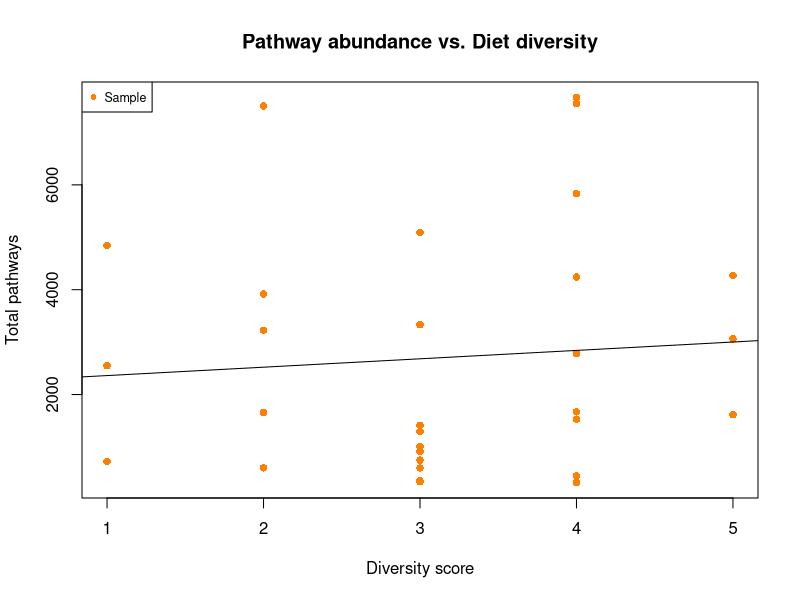

Generate this figure with R:
#    Final project - Group 16
#    MICE 5035 Personal Microbiome Analysis
#    12 December 2023
#
#    Run with:
#        Rscript create_scatterplot.r

# Get metadata
map <- read.delim("./map.txt", as.is=FALSE, row=1)

# Get path abundance data
pathway_abundance <- read.delim("./path_abundance.txt")

# Get food categories used to calculate diversity score
categories <- c("num_types_fruit_Cat", "num_types_veg_Cat", "seafood_per_week_Cat", "serv_whole_grains_fruits_veg_Cat", "serve_dairy_Cat", "serve_fermented_Cat")

# Get columns of identified pathways only
remove_columns <- c("sample_id", "UNMAPPED", "UNINTEGRATED", "UNINTEGRATED.unclassified", "sample_id.1")
selected_pathways <- pathway_abundance[, !(colnames(pathway_abundance) %in% remove_columns)]

# Initialize dictionary of pathway counts
sig_pathways <- rep(0, length(selected_pathways))
sig_pathways <- setNames(sig_pathways, colnames(selected_pathways))

# For each category, check if pathway is significant
# If yes, increment its count
wilcox_df <- data.frame(category=character(),pathway=character(),p_value=integer(),is_significant=logical())
for (cat in categories) {
  map[[cat]] <- factor(map[[cat]],levels=c("High","Low"))
  table(map[[cat]])
  ix <- map[[cat]] == "High"
  high_samples <- map$sample_id[ix]
  for (col in colnames(selected_pathways)) {
    pathway <- selected_pathways[[col]]
    results <- wilcox.test(selected_pathways[high_samples, col], ties.method="average", exact=FALSE)
    # Checks if the column is all zeros, meaning the pathway doesn't appear in any sample
    # Also checks if p-value is significant
    # Also checks that p-value is not NA
    if (sum(pathway) > 0 && results$p.value < 0.05 && !is.na(results$p.value)) {
      sig_pathways[col] <- sig_pathways[col] + 1
      wilcox_df <- rbind(wilcox_df,c(cat,col,results$p.value,TRUE))
    }
    else {
      wilcox_df <- rbind(wilcox_df,c(cat,col,results$p.value,FALSE))
    }
  }
}
# Convert dictionary to data frame
# Remove 0 and NA values
sig_pathways_df <- data.frame(pathway=names(sig_pathways),count=sig_pathways)
sig_pathways_df <- sig_pathways_df[sig_pathways_df$count > 0 & !is.na(sig_pathways_df$count),]

# Initialize dictionary of pathway counts per sample
pathway_counts_per_sample <- rep(0, length(map$sample_id))
pathway_counts_per_sample <- setNames(pathway_counts_per_sample, map$sample_id)
for (pathway in sig_pathways_df$pathway) {
  for (id in map$sample_id) {
    if (selected_pathways[id, pathway] > 0) {
      pathway_counts_per_sample[id] <- pathway_counts_per_sample[id] + selected_pathways[id, pathway]
    }
  }
}
# Convert dictionary to data frame
# Remove NA values
sample_pathways_df <- data.frame(sample_id=names(pathway_counts_per_sample),count=pathway_counts_per_sample)
sample_pathways_df <- sample_pathways_df[!is.na(sample_pathways_df$count),]

# Create a scatter plot of diet diversity vs. pathway abundance
plot(map$diversity_score,sample_pathways_df$count,main="Pathway abundance vs. Diet diversity",xlab="Diversity score",ylab="Total pathways",col="darkorange1",pch=16)
legend("topleft",legend="Sample",c="darkorange1",pch=16,cex=0.75)
abline(lm(sample_pathways_df$count ~ map$diversity_score))

# Save data frames to csv files
colnames(wilcox_df) <- c("category","pathway","p_value","is_significant")
write.csv(wilcox_df,"./wilcox_df.csv",row.names=FALSE,quote=FALSE)
write.csv(sig_pathways_df,"./sig_pathways_df.csv",row.names=FALSE,quote=FALSE)
write.csv(sample_pathways_df,"./sample_pathways_df.csv",row.names=FALSE,quote=FALSE)

# Save pathways with a significant p-value (< 0.005) to csv file
significant <- subset(wilcox_df,is_significant==TRUE,select=-is_significant)
write.csv(significant,"./wilcox_significant_df.csv",row.names=FALSE,quote=FALSE)
